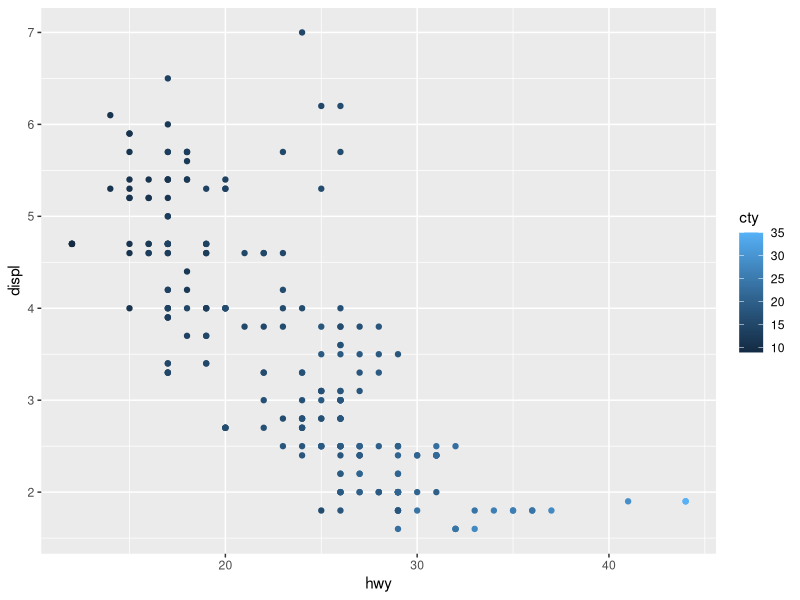
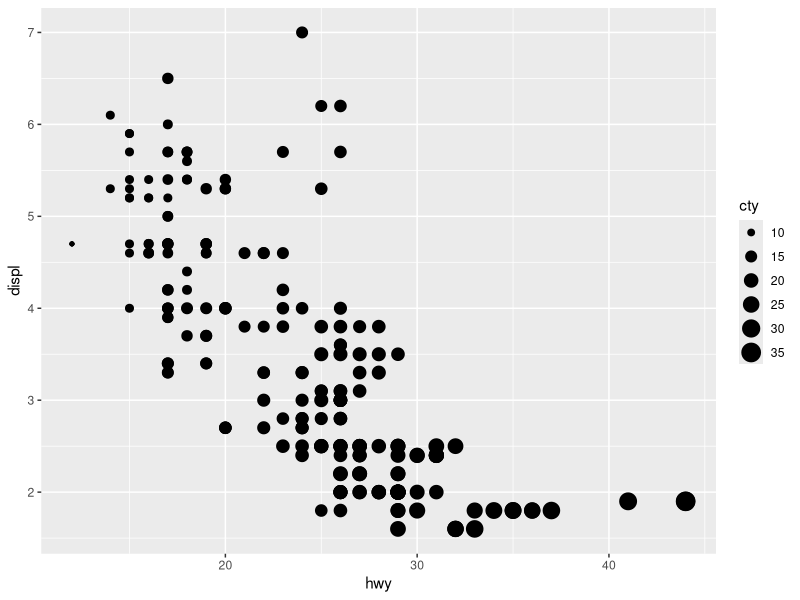
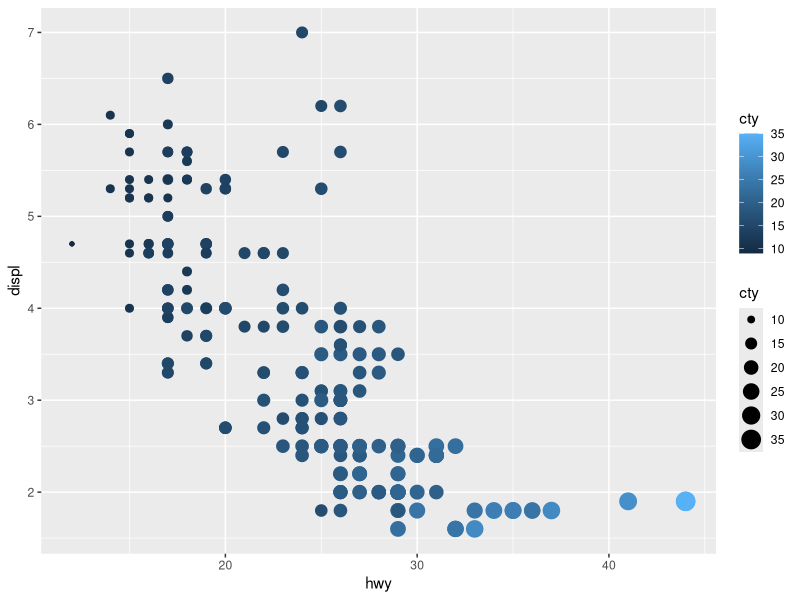
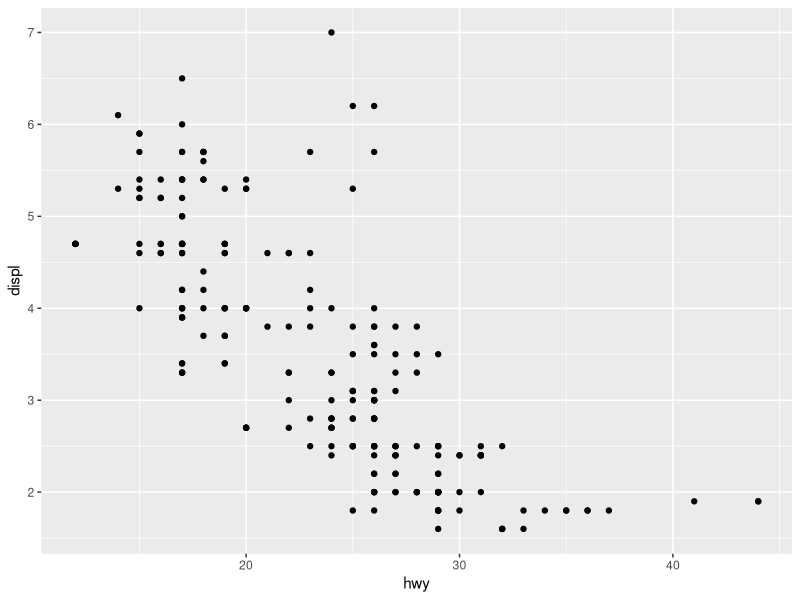
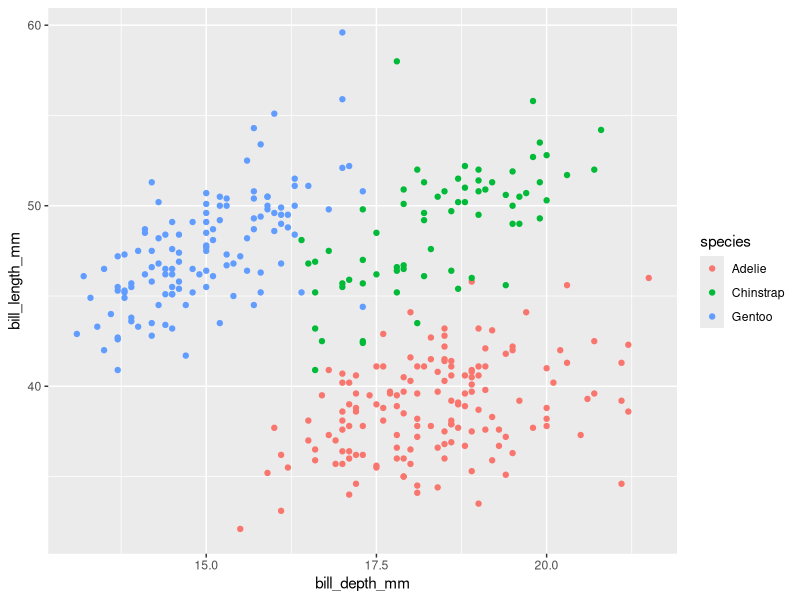
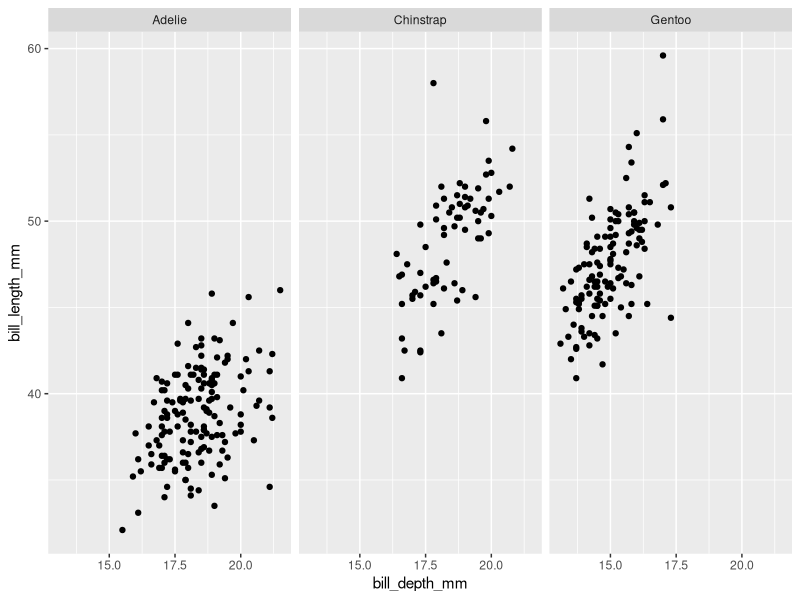
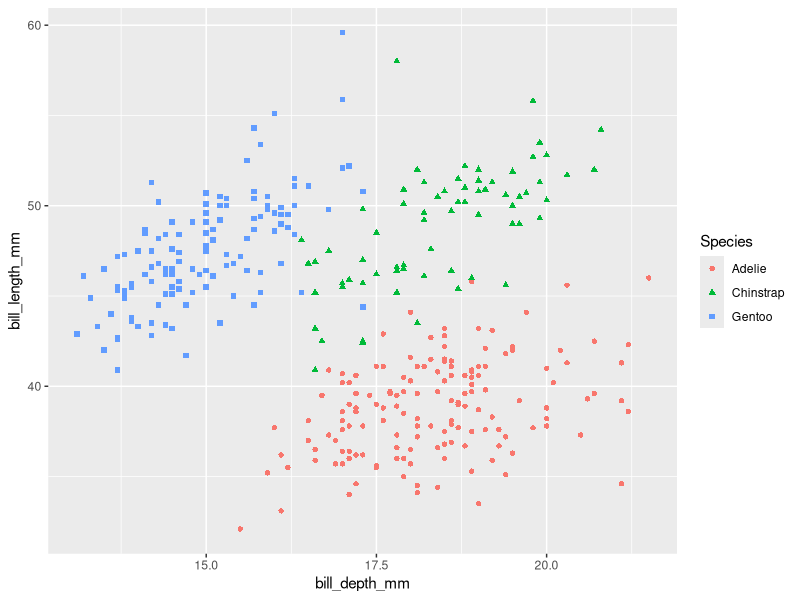
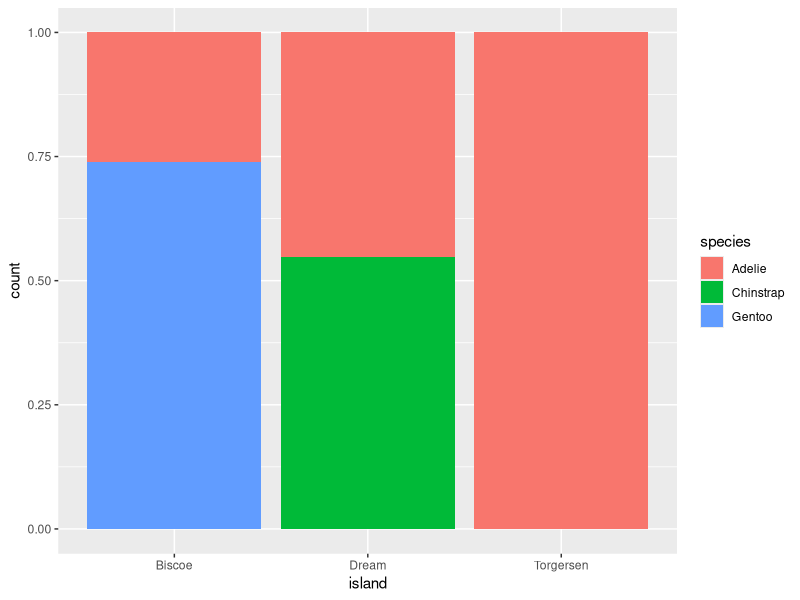

Write R code to recreate these figures, in order.
library(ggplot2)
library(palmerpenguins)

ggplot(mpg, aes(x = hwy, y = displ)) +
  geom_point(aes(color = cty))

ggplot(mpg, aes(x = hwy, y = displ)) +
  geom_point(aes(size = cty))

ggplot(mpg, aes(x = hwy, y = displ)) +
  geom_point(aes(size = cty, color = cty))


# q3
ggplot(mpg, aes(x = hwy, y = displ)) +
  geom_point(aes(linewidth = cty))


# q5
ggplot(penguins, aes(x = bill_depth_mm, y = bill_length_mm, color = species)) +
  geom_point()
ggplot(penguins, aes(x = bill_depth_mm, y = bill_length_mm)) +
  geom_point() +
  facet_wrap(~species)

# q6
ggplot(penguins, aes(x = bill_depth_mm, y = bill_length_mm, color = species, shape = species)) +
  geom_point() +
  labs(color = "Species", shape = "Species")

# q7
# 回答每个岛屿上物种的分布
ggplot(penguins, aes(x = island, fill = species)) +
  geom_bar(position = "fill")
# 回答物种在岛屿分布
ggplot(penguins, aes(x = species, fill = island)) +
  geom_bar(position = "fill")
